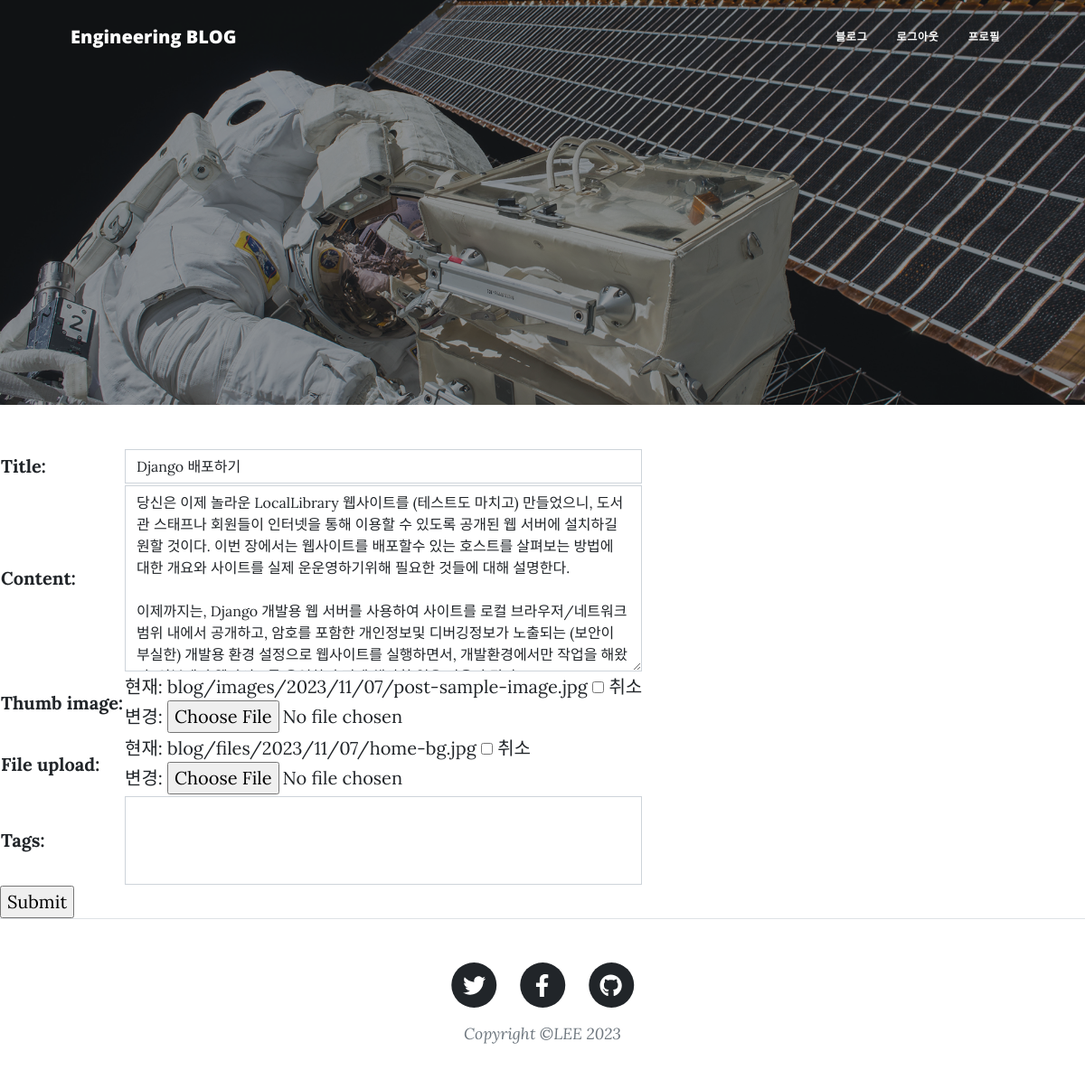
The page /blog/3/edit/ (signed in) on the database as committed earlier.
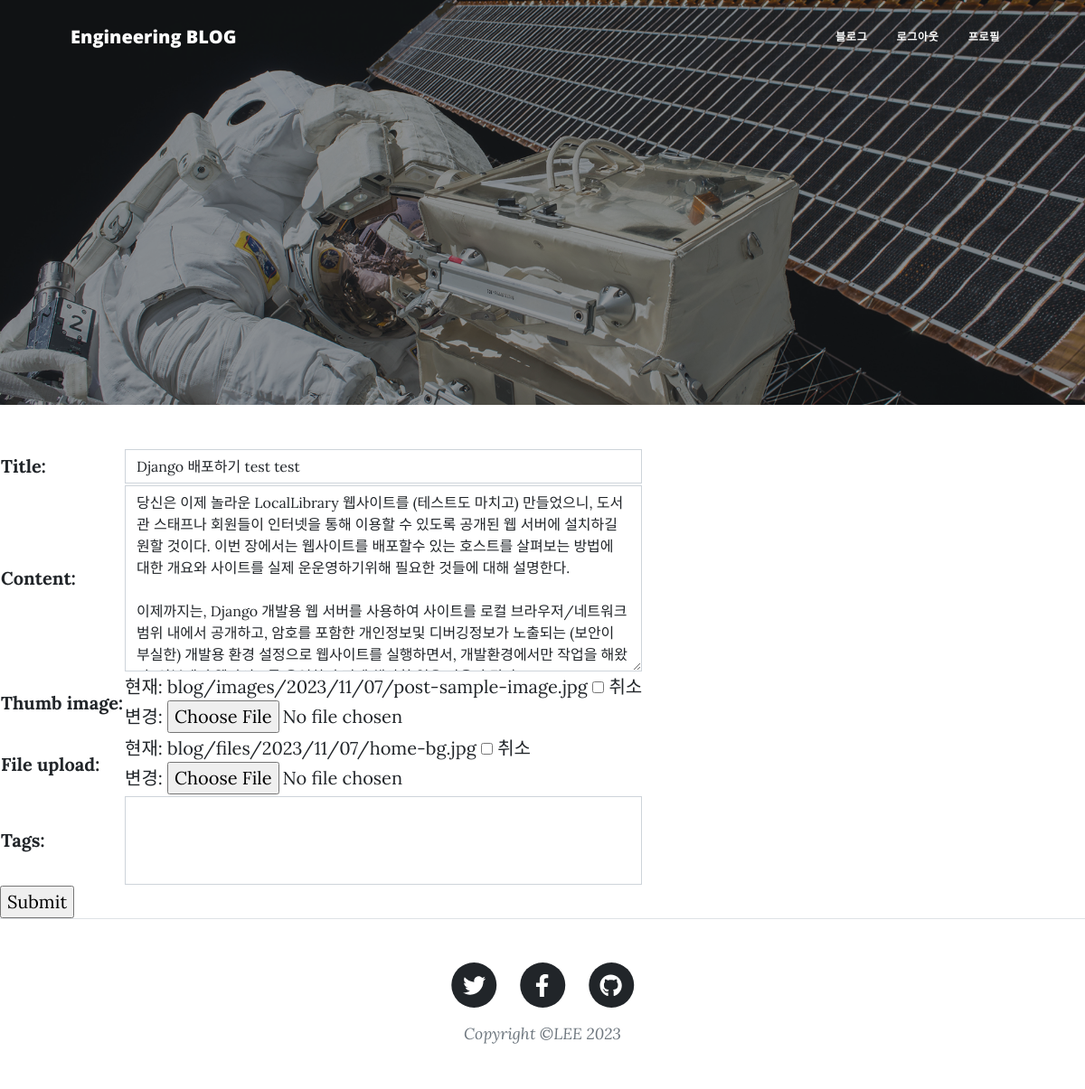
The same page on the database as committed later.
### blog/models.py (models this page shows, shortened)
class Post(models.Model):
    author = models.ForeignKey(
        User, on_delete=models.CASCADE, null = True
    )
    title = models.CharField(max_length=100)
    content = models.TextField()
    thumb_image = models.ImageField(
        upload_to='blog/images/%Y/%m/%d/', blank=True)
    file_upload = models.FileField(
        upload_to='blog/files/%Y/%m/%d/', blank=True)
    created_at = models.DateTimeField(auto_now_add=True)
    updated_at = models.DateField(auto_now=True)
    view_count = models.PositiveIntegerField(default=0)
    tags = models.ManyToManyField('Tag', blank=True)

### blog/views.py (the view)
class PostUpdateView(UserPassesTestMixin, UpdateView):
    model = Post
    form_class = PostForm
    success_url = reverse_lazy('blog:post_list')
    template_name = 'blog/form.html'
    def test_func(self):
        return self.get_object().author == self.request.user
    def get_context_data(self, **kwargs):
        context = super().get_context_data(**kwargs)
        context['comment_form'] = CommentForm()
        return context

### blog/forms.py
class PostForm(forms.ModelForm):
    class Meta:
        model = Post
        fields = ['title', 'content', 'thumb_image', 'file_upload', 'tags']
        widgets ={
            'title': forms.TextInput(attrs={'class': 'form-control postform'}),
            'content': forms.Textarea(attrs={'class': 'form-control postform', 'rows': 8, 'placeholder' : "글을 작성해주세요"}),
            'thumb_image': forms.ClearableFileInput(attrs={'class': 'form-control-file postform'}),
            'file_upload': forms.ClearableFileInput(attrs={'class': 'form-control-file postform'}),
            'tags': forms.SelectMultiple(attrs={'class': 'form-control postform'}),
        }

class CommentForm(forms.ModelForm):
    class Meta:
        model = Comment
        fields = ['message']
        widgets = {
            'message': forms.Textarea(attrs={'class': 'form-control', 'rows': 4, 'cols': 40, 'placeholder' : "댓글을 남겨주세요."})
        }

### templates/blog/form.html (shortened to what this page needs)
{% extends 'base.html' %}
{% block content %}
{% load static %}
<form action="" method="post" enctype="multipart/form-data">
    <table>
        {{ form.as_table }}
    </table>
    <input type="submit" value="Submit">
</form>
{% endblock %}

Rows that differ between the two databases and show on the page:
changed Post: title "Django 배포하기" → "Django 배포하기 test test"
